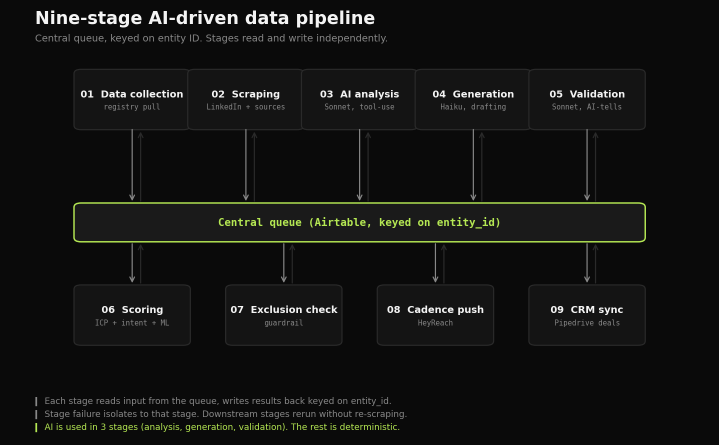
#> input picture assets/images/projects/ai-pipeline-architecture.png, 1438 x 890 px (shown at 1/2 size)
$ python render_pipeline_cover.py
#> lines starting #> are read from the running program, lines starting #| are printed output that depends on the picture
"""
Render 1600x900 cover for the AI Pipeline case study.

The source PNG (ai-pipeline-architecture.png) is 1438x890 with the case study's
dark theme, lime accent, title, and 9-stage architecture already drawn. We pad
it on a 1600x900 #0A0A0A canvas (preserving the source verbatim) so the cover
matches site dimensions without redrawing the diagram.
"""
from __future__ import annotations

import os
from PIL import Image

HERE = os.path.dirname(os.path.abspath(__file__))
SITE_ROOT = os.path.abspath(os.path.join(HERE, ".."))
SRC = os.path.join(SITE_ROOT, "assets", "images", "projects", "ai-pipeline-architecture.png")
OUT = os.path.join(SITE_ROOT, "assets", "images", "projects", "ai-pipeline-cover.png")

BG = (10, 10, 10)
W, H = 1600, 900


def main() -> None:
    src = Image.open(SRC).convert("RGB")
    sw, sh = src.size
#> sw = 1438; sh = 890
    print(f"Source: {sw}x{sh}")
#| Source: 1438x890

    scale = min(W / sw, H / sh)
#> scale = 1.01
    new_w, new_h = int(sw * scale), int(sh * scale)
#> new_w = 1454; new_h = 900
    resized = src.resize((new_w, new_h), Image.LANCZOS)
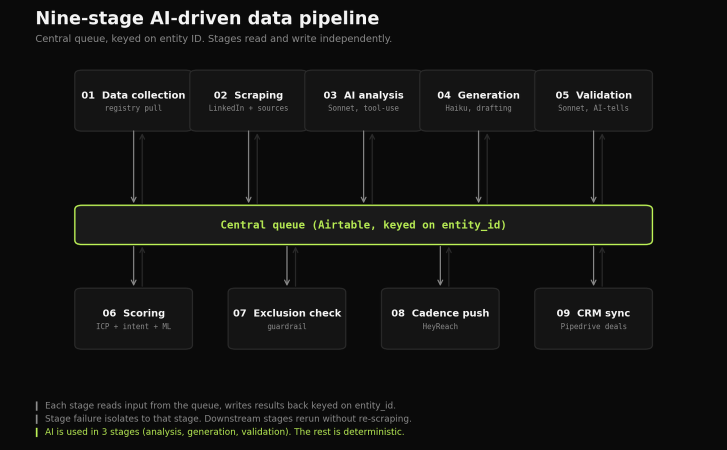
#> resized: PIL image 1454x900 RGB (shown at 1/2 size); mean R, G, B 19.2, 19.7, 18.3

    canvas = Image.new("RGB", (W, H), BG)
#> canvas: PIL image 1600x900 RGB; every value is 10
    x = (W - new_w) // 2
#> x = 73
    y = (H - new_h) // 2
#> y = 0
    canvas.paste(resized, (x, y))
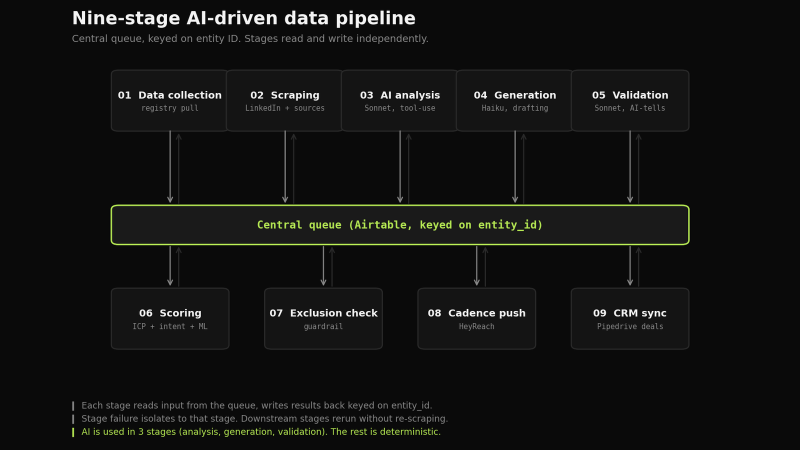
#> canvas: PIL image 1600x900 RGB (shown at 1/2 size); mean R, G, B 18.4, 18.9, 17.5

    canvas.save(OUT, "PNG", optimize=True)
    print(f"Wrote {OUT} ({W}x{H})")


if __name__ == "__main__":
    main()
